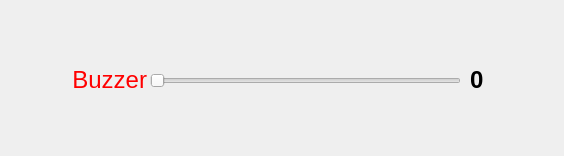
<?xml version="1.0" encoding="UTF-8"?>
<ui version="4.0">
 <class>rgb</class>
 <widget class="QDialog" name="rgb">
  <property name="geometry">
   <rect>
    <x>0</x>
    <y>0</y>
    <width>564</width>
    <height>156</height>
   </rect>
  </property>
  <property name="windowTitle">
   <string>Dialog</string>
  </property>
  <widget class="QWidget" name="layoutWidget">
   <property name="geometry">
    <rect>
     <x>150</x>
     <y>10</y>
     <width>311</width>
     <height>141</height>
    </rect>
   </property>
   <layout class="QVBoxLayout" name="verticalLayout_2">
    <item>
     <widget class="QSlider" name="red_slider">
      <property name="maximum">
       <number>255</number>
      </property>
      <property name="orientation">
       <enum>Qt::Horizontal</enum>
      </property>
     </widget>
    </item>
   </layout>
  </widget>
  <widget class="QWidget" name="layoutWidget_2">
   <property name="geometry">
    <rect>
     <x>20</x>
     <y>10</y>
     <width>127</width>
     <height>141</height>
    </rect>
   </property>
   <layout class="QVBoxLayout" name="verticalLayout">
    <item>
     <widget class="QLabel" name="red_label">
      <property name="text">
       <string>&lt;html&gt;&lt;head/&gt;&lt;body&gt;&lt;p&gt;&lt;span style=&quot; font-size:18pt; color:#ff0000;&quot;&gt;Buzzer&lt;/span&gt;&lt;/p&gt;&lt;/body&gt;&lt;/html&gt;</string>
      </property>
      <property name="alignment">
       <set>Qt::AlignRight|Qt::AlignTrailing|Qt::AlignVCenter</set>
      </property>
     </widget>
    </item>
   </layout>
  </widget>
  <widget class="QWidget" name="layoutWidget_3">
   <property name="geometry">
    <rect>
     <x>470</x>
     <y>10</y>
     <width>91</width>
     <height>141</height>
    </rect>
   </property>
   <layout class="QVBoxLayout" name="verticalLayout_3">
    <item>
     <widget class="QLabel" name="red_value_label">
      <property name="text">
       <string>&lt;html&gt;&lt;head/&gt;&lt;body&gt;&lt;p&gt;&lt;span style=&quot; font-size:18pt; font-weight:600;&quot;&gt;0&lt;/span&gt;&lt;/p&gt;&lt;/body&gt;&lt;/html&gt;</string>
      </property>
     </widget>
    </item>
   </layout>
  </widget>
 </widget>
 <resources/>
 <connections/>
</ui>
